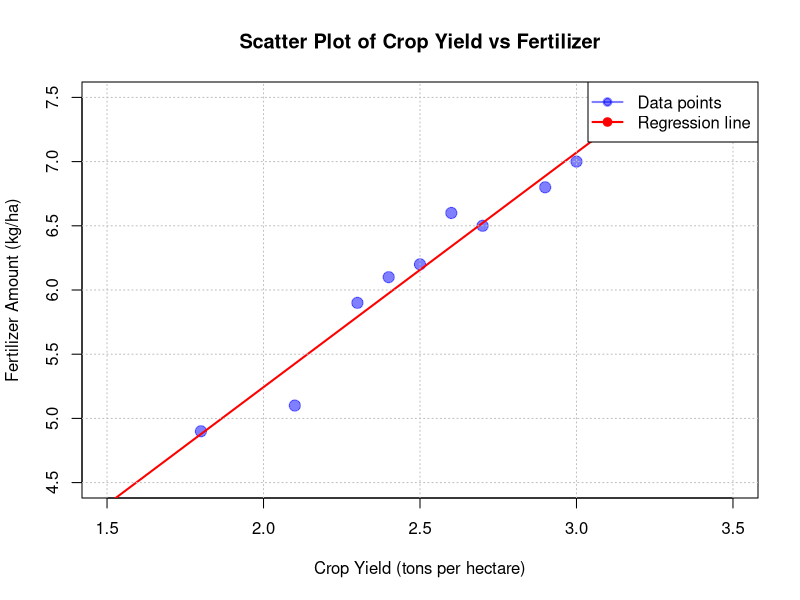

Generate this figure with R:
# Sample data for crop yield and fertilizer amount

x <- c(2.1, 2.5, 2.3, 2.9, 3.0, 1.8, 2.7, 3.1, 2.6, 2.4)  # X-axis (crop yield)
y <- c(5.1, 6.2, 5.9, 6.8, 7.0, 4.9, 6.5, 7.2, 6.6, 6.1)  # Y-axis (fertilizer amount)

# Create a scatter plot with customized options
plot(x, y,
     main = "Scatter Plot of Crop Yield vs Fertilizer",
     xlab = "Crop Yield (tons per hectare)",   # X-axis label
     ylab = "Fertilizer Amount (kg/ha)",       # Y-axis label
     pch = 19,                                # Point shape (solid circle)
     col = rgb(0, 0, 1, 0.5),                 # Transparent blue color for points
     cex = 1.5,                               # Size of points
     xlim = c(1.5, 3.5),                      # X-axis limits
     ylim = c(4.5, 7.5),                      # Y-axis limits
     las = 1,                                 # Rotate axis labels to horizontal
     bg = "lightgray",                        # Background color of the plot area
     xaxt = "n",                              # Hide the default x-axis
     yaxt = "n")                              # Hide the default y-axis

# Customize the x-axis and y-axis ticks
axis(1, at = seq(1.5, 3.5, by = 0.5))         # Custom x-axis ticks
axis(2, at = seq(4.5, 7.5, by = 0.5))         # Custom y-axis ticks

# Add a regression line
model <- lm(y ~ x)                           # Fit a linear regression model
abline(model, col = "red", lwd = 2)          # Add the regression line in red

# Add grid lines for better readability
grid(nx = NULL, ny = NULL, col = "gray", lty = "dotted")

# Add a legend
legend("topright", legend = c("Data points", "Regression line"), 
       col = c(rgb(0, 0, 1, 0.5), "red"), pch = 19, lwd = 2, bg = "white")
